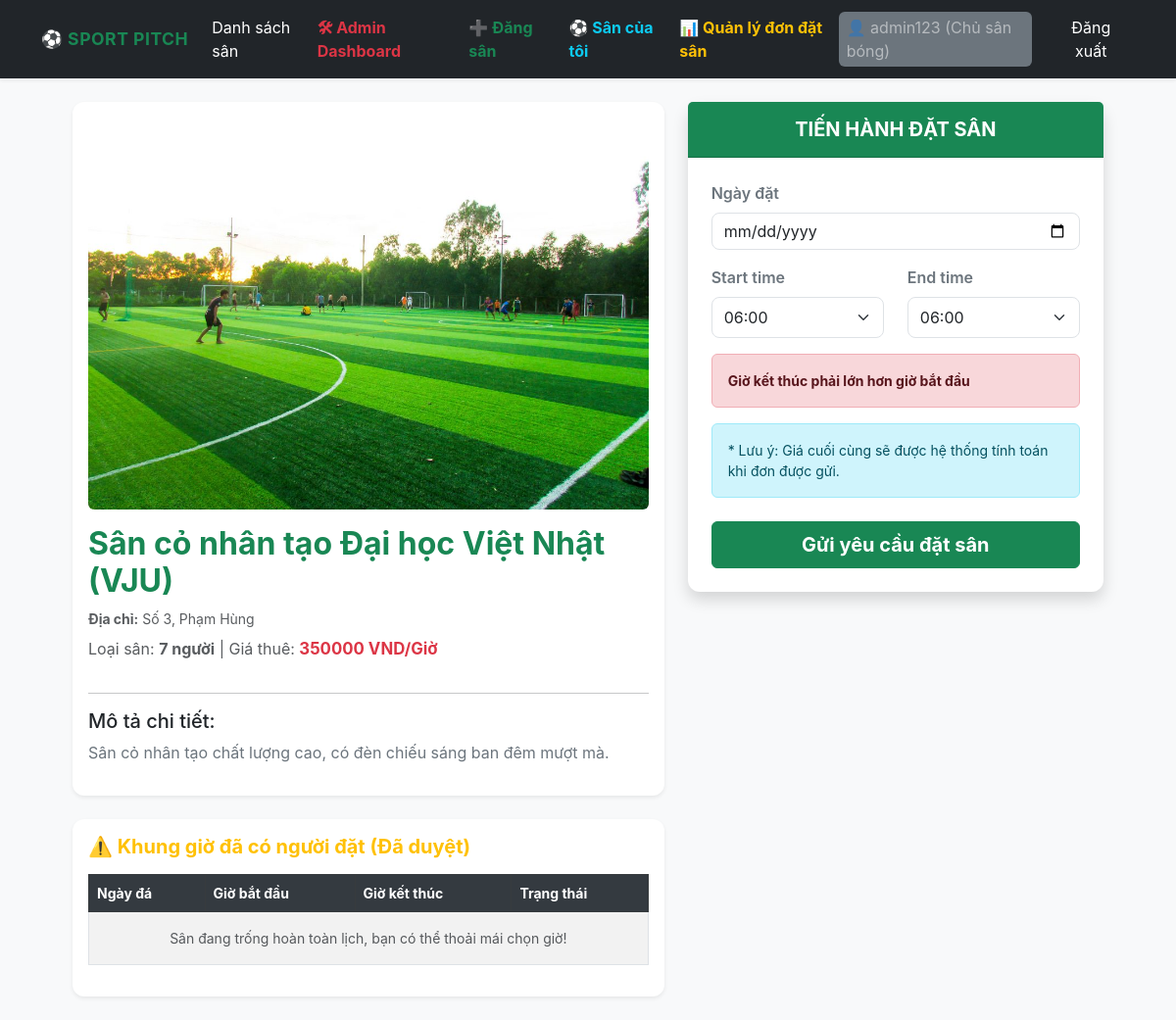
The page /pitch/1/ (signed in) on the database its author committed.
### apps/accounts/models.py (models this page shows, shortened)
class UserProfile(models.Model):
    ROLE_CHOICES = (
        ('customer', 'Khách hàng'),
        ('owner', 'Chủ sân bóng'),
    )
    user = models.OneToOneField(User, on_delete=models.CASCADE, related_name='profile')
    role = models.CharField(max_length=10, choices=ROLE_CHOICES, default='customer')
    phone_number = models.CharField(max_length=15, blank=True, null=True, verbose_name="Số điện thoại")

### apps/pitches/models.py (models this page shows, shortened)
class Pitch(models.Model):
    PITCH_TYPE_CHOICES = (
        ('5', '5 người'),
        ('7', '7 người'),
        ('11', '11 người'),
    )
    owner = models.ForeignKey(User, on_delete=models.CASCADE, related_name='pitches', verbose_name="Chủ sân")
    name = models.CharField(max_length=100, verbose_name="Tên sân bóng")
    address = models.CharField(max_length=255, blank=True, null=True, verbose_name="Địa chỉ")
    pitch_type = models.CharField(max_length=2, choices=PITCH_TYPE_CHOICES, default='5', verbose_name="Loại sân")
    price_per_hour = models.DecimalField(max_digits=10, decimal_places=2, verbose_name="Giá thuê (VND/Giờ)")
    description = models.TextField(blank=True, null=True, verbose_name="Mô tả chi tiết")
    image = models.ImageField(upload_to='pitch_images/', blank=True, null=True, verbose_name="Hình ảnh sân")
    created_at = models.DateTimeField(auto_now_add=True)

### apps/pitches/views.py (the view, shortened to what this page needs)
# urls.py: path('pitch/<int:pk>/', PitchDetailView.as_view(), name='pitch_detail'),
class PitchDetailView(LoginRequiredMixin, View):
    def get(self, request, pk):
        pitch = get_object_or_404(Pitch, pk=pk)
        form = BookingForm()
        approved_bookings = pitch.bookings.filter(status='approved').order_by('booking_date', 'start_time')
        context = {
            'pitch': pitch,
            'form': form,
            'approved_bookings': approved_bookings
        }
        return render(request, 'pitches/pitch_detail.html', context)

### apps/pitches/forms.py (shortened to what this page needs)
class BookingForm(forms.ModelForm):
    TIME_CHOICES = [(f"{h:02d}:00", f"{h:02d}:00") for h in range(6, 24)]
    start_time = forms.TimeField(widget=forms.Select(choices=TIME_CHOICES, attrs={'class': 'form-select'}))
    end_time = forms.TimeField(widget=forms.Select(choices=TIME_CHOICES, attrs={'class': 'form-select'}))
    class Meta:
        model = Booking
        fields = ['booking_date', 'start_time', 'end_time']
        widgets = {
            'booking_date': forms.DateInput(attrs={'type': 'date', 'class': 'form-control'}),
        }

### templates/pitches/pitch_detail.html (shortened to what this page needs)
{% extends 'base.html' %}
{% block content %}
<div class="container">
    <div class="row">
        <div class="col-md-7 mb-4">
            <div class="card shadow-sm border-0 p-3 mb-4">
                {% if pitch.image %}
                    <img src="{{ pitch.image.url }}" class="img-fluid rounded mb-3" alt="{{ pitch.name }}" style="max-height: 400px; object-fit: cover; width: 100%;">
                {% endif %}
                <h2 class="fw-bold text-success">{{ pitch.name }}</h2>
                {% if pitch.address %}
                    <p class="text-muted small mb-2"><strong>Địa chỉ:</strong> {{ pitch.address }}</p>
                {% endif %}
                <p class="text-muted">Loại sân: <strong>{{ pitch.get_pitch_type_display }}</strong> | Giá thuê: <strong class="price">{{ pitch.price_per_hour|floatformat:0 }} VND/Giờ</strong></p>
                <hr>
                <h5>Mô tả chi tiết:</h5>
                <p class="text-secondary">{{ pitch.description }}</p>
            </div>
            <div class="card shadow-sm border-0 p-3">
                <h5 class="fw-bold text-warning mb-3">⚠️ Khung giờ đã có người đặt (Đã duyệt)</h5>
                <div class="table-responsive">
                    <table class="table table-bordered table-striped align-middle small">
                        <thead class="table-dark">
                            <tr>
                                <th>Ngày đá</th>
                                <th>Giờ bắt đầu</th>
                                <th>Giờ kết thúc</th>
                                <th>Trạng thái</th>
                            </tr>
                        </thead>
                        <tbody>
                            {% for b in approved_bookings %}
                                <tr>
                                    <td>{{ b.booking_date|date:"d/m/Y" }}</td>
                                    <td>{{ b.start_time|time:"H:i" }}</td>
                                    <td>{{ b.end_time|time:"H:i" }}</td>
                                    <td><span class="badge bg-danger">Hết chỗ</span></td>
                                </tr>
                            {% empty %}
                                <tr>
                                    <td colspan="4" class="text-center text-muted py-3">Sân đang trống hoàn toàn lịch, bạn có thể thoải mái chọn giờ!</td>
                                </tr>
                            {% endfor %}
                        </tbody>
                    </table>
                </div>
            </div>
        </div>
        <div class="col-md-5">
            <div class="card shadow border-0 position-sticky" style="top: 20px;">
                <div class="card-header bg-success text-white py-3">
                    <h5 class="card-title mb-0 fw-bold text-center">TIẾN HÀNH ĐẶT SÂN</h5>
                </div>
                <div class="card-body p-4" id="booking-widget" data-price="{{ pitch.price_per_hour|floatformat:2 }}">
                    <form method="POST">
                        <div class="mb-3">
                            <label class="form-label">{{ form.booking_date.label }}</label>
                            {{ form.booking_date }}
                        </div>
                        <div class="row booking-form-row">
                            <div class="col-6 mb-3">
                                <label class="form-label">{{ form.start_time.label }}</label>
                                {{ form.start_time }}
                            </div>
                            <div class="col-6 mb-3">
                                <label class="form-label">{{ form.end_time.label }}</label>
                                {{ form.end_time }}
                            </div>
                        </div>
                        <div id="estimated-price" class="alert alert-secondary small mb-3">Ước tính: —</div>
                        <div class="alert alert-info small mt-2">
                            * Lưu ý: Giá cuối cùng sẽ được hệ thống tính toán khi đơn được gửi.
                        </div>
                        <button type="submit" class="btn btn-success w-100 py-2 fw-bold fs-5 mt-2">Gửi yêu cầu đặt sân</button>
                    </form>
                </div>
            </div>
        </div>
    </div>
</div>
{% endblock %}

### templates/base.html (shortened to what this page needs)
{% load static %}
<!DOCTYPE html>
<html lang="vi">
<head>
    <link href="https://cdn.jsdelivr.net/npm/bootstrap@5.3.0/dist/css/bootstrap.min.css"
          rel="stylesheet">
    <link href="{% static 'css/styles.css' %}"
          rel="stylesheet">
</head>
<body class="bg-light">
    <nav class="navbar navbar-expand-lg navbar-dark bg-dark mb-4 shadow-sm">
        <div class="container">
            <a class="navbar-brand fw-bold text-success"
               href="{% url 'pitch_list' %}">
                ⚽ SPORT PITCH
            </a>
            <div class="collapse navbar-collapse" id="navbarNav">
                <ul class="navbar-nav me-auto">
                    <li class="nav-item">
                        <a class="nav-link text-white"
                           href="{% url 'pitch_list' %}">
                            Danh sách sân
                        </a>
                    </li>
                </ul>
                <ul class="navbar-nav ms-auto align-items-center">
                    {% if user.is_authenticated %}
                        {% if user.is_superuser %}
                            <li class="nav-item">
                                <a class="nav-link text-danger fw-bold me-2"
                                   href="{% url 'admin_dashboard' %}">
                                    🛠 Admin Dashboard
                                </a>
                            </li>
                        {% endif %}
                        {% if user.profile.role == 'owner' %}
                            <li class="nav-item">
                                <a class="nav-link text-success fw-bold me-2"
                                   href="{% url 'create_pitch' %}">
                                    ➕ Đăng sân
                                </a>
                            </li>
                            <li class="nav-item">
                                <a class="nav-link text-info fw-bold me-2"
                                   href="{% url 'my_pitches' %}">
                                    ⚽ Sân của tôi
                                </a>
                            </li>
                            <li class="nav-item">
                                <a class="nav-link text-warning fw-bold me-2"
                                   href="{% url 'owner_dashboard' %}">
                                    📊 Quản lý đơn đặt sân
                                </a>
                            </li>
                        {% endif %}
                        <li class="nav-item">
                            <span class="nav-link text-white-50 bg-secondary rounded px-2 py-1 small">
                                👤 {{ user.username }}
                                ({{ user.profile.get_role_display }})
                            </span>
                        </li>
                        <li class="nav-item">
                            <a class="nav-link btn btn-danger btn-sm text-white ms-3 px-3"
                               href="{% url 'logout' %}">
                                Đăng xuất
                            </a>
                        </li>
                    {% endif %}
                </ul>
            </div>
        </div>
    </nav>
    <main class="container">
        {% block content %}
        {% endblock %}
    </main>
</body>
</html>

### static/css/styles.css (style rules this page uses)
:root { --brand: #198754; --muted: #6c757d; --card-radius: .75rem; --card-shadow: 0 10px 30px rgba(17,24,39,0.06); }
body { font-family: Inter, system-ui, -apple-system, 'Segoe UI', Roboto, 'Helvetica Neue', Arial; background-color: #f7f9fb; }
main.container { max-width: 1100px; }
.navbar-brand { letter-spacing: .5px; font-size: 1.1rem; }
.navbar .nav-link.btn { padding-top: .35rem; padding-bottom: .35rem; }
.card { border-radius: var(--card-radius); transition: transform .18s ease, box-shadow .18s ease; border: 0; }
.price { color: #dc3545; font-weight: 700; font-size: 1.05rem; }
.form-control, .form-select { border-radius: .5rem; box-shadow: none; }
.form-label { font-weight: 600; color: var(--muted); }
.table thead th { background-color: #343a40; color: #fff; }
.position-sticky { top: 20px; }
.booking-form-row .form-select { height: calc(2.5rem + 2px); }
#estimated-price { font-weight: 700; }

### rows shown on the page
Pitch: image (picture), name "Sân cỏ nhân tạo Đại học Việt Nhật (VJU)", address "Số 3, Phạm Hùng", pitch_type "7 người", price_per_hour "350000", description "Sân cỏ nhân tạo chất lượng cao, có đèn chiếu sáng ban đêm mượt mà."

### other values the page prints
{{ user.username }} "admin123"
{{ user.profile.get_role_display }} "Chủ sân bóng"
